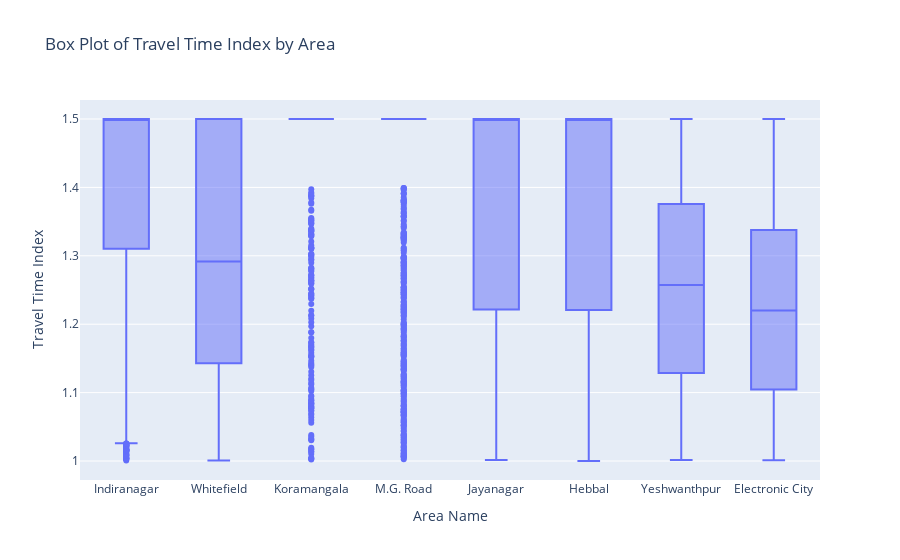

The notebook cell this image was saved under:
### Markdown cell above
# 4. BoxPlot

### Code cell
fig = px.box(df, x='Area Name', y='Travel Time Index', 
             title="Box Plot of Travel Time Index by Area")
fig.show()

### Figure 1 — Plotly figure (JSON) as saved in the notebook; plotly's stock layout.template omitted (floating-point values rounded to 4 significant figures; data arrays with more than 128 entries replaced by an {"elided": "..."} marker saying what was removed)
{"data": [{"alignmentgroup": "True", "hovertemplate": "Area Name=%{x}<br>Travel Time Index=%{y}<extra></extra>", "legendgroup": "", "marker": {"color": "#636efa"}, "name": "", "notched": false, "offsetgroup": "", "orientation": "v", "showlegend": false, "type": "box", "x": {"elided": "8936 str values"}, "x0": " ", "xaxis": "x", "y": {"elided": "8936 float values"}, "y0": " ", "yaxis": "y"}], "layout": {"boxmode": "group", "legend": {"tracegroupgap": 0}, "title": {"text": "Box Plot of Travel Time Index by Area"}, "xaxis": {"anchor": "y", "domain": [0, 1], "title": {"text": "Area Name"}}, "yaxis": {"anchor": "x", "domain": [0, 1], "title": {"text": "Travel Time Index"}}}}
